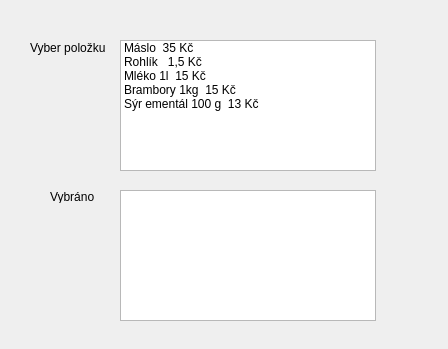
<?xml version="1.0" encoding="UTF-8"?>
<ui version="4.0">
 <class>Dialog</class>
 <widget class="QDialog" name="Dialog">
  <property name="geometry">
   <rect>
    <x>0</x>
    <y>0</y>
    <width>448</width>
    <height>349</height>
   </rect>
  </property>
  <property name="windowTitle">
   <string>Dialog</string>
  </property>
  <widget class="QLabel" name="label_nadpis">
   <property name="geometry">
    <rect>
     <x>30</x>
     <y>40</y>
     <width>81</width>
     <height>16</height>
    </rect>
   </property>
   <property name="text">
    <string>Vyber položku</string>
   </property>
  </widget>
  <widget class="QListWidget" name="listWidget">
   <property name="geometry">
    <rect>
     <x>120</x>
     <y>40</y>
     <width>256</width>
     <height>131</height>
    </rect>
   </property>
   <property name="selectionMode">
    <enum>QAbstractItemView::MultiSelection</enum>
   </property>
   <item>
    <property name="text">
     <string>Máslo  35 Kč</string>
    </property>
   </item>
   <item>
    <property name="text">
     <string>Rohlík   1,5 Kč</string>
    </property>
   </item>
   <item>
    <property name="text">
     <string>Mléko 1l  15 Kč</string>
    </property>
   </item>
   <item>
    <property name="text">
     <string>Brambory 1kg  15 Kč</string>
    </property>
   </item>
   <item>
    <property name="text">
     <string>Sýr ementál 100 g  13 Kč</string>
    </property>
   </item>
  </widget>
  <widget class="QLabel" name="label">
   <property name="geometry">
    <rect>
     <x>50</x>
     <y>190</y>
     <width>47</width>
     <height>13</height>
    </rect>
   </property>
   <property name="text">
    <string>Vybráno</string>
   </property>
  </widget>
  <widget class="QListWidget" name="listWidget_2">
   <property name="geometry">
    <rect>
     <x>120</x>
     <y>190</y>
     <width>256</width>
     <height>131</height>
    </rect>
   </property>
  </widget>
 </widget>
 <resources/>
 <connections>
  <connection>
   <sender>listWidget</sender>
   <signal>itemClicked(QListWidgetItem*)</signal>
   <receiver>Dialog</receiver>
   <slot>disp_sel_item()</slot>
   <hints>
    <hint type="sourcelabel">
     <x>133</x>
     <y>104</y>
    </hint>
    <hint type="destinationlabel">
     <x>74</x>
     <y>112</y>
    </hint>
   </hints>
  </connection>
 </connections>
 <slots>
  <slot>disp_sel_item()</slot>
 </slots>
</ui>
